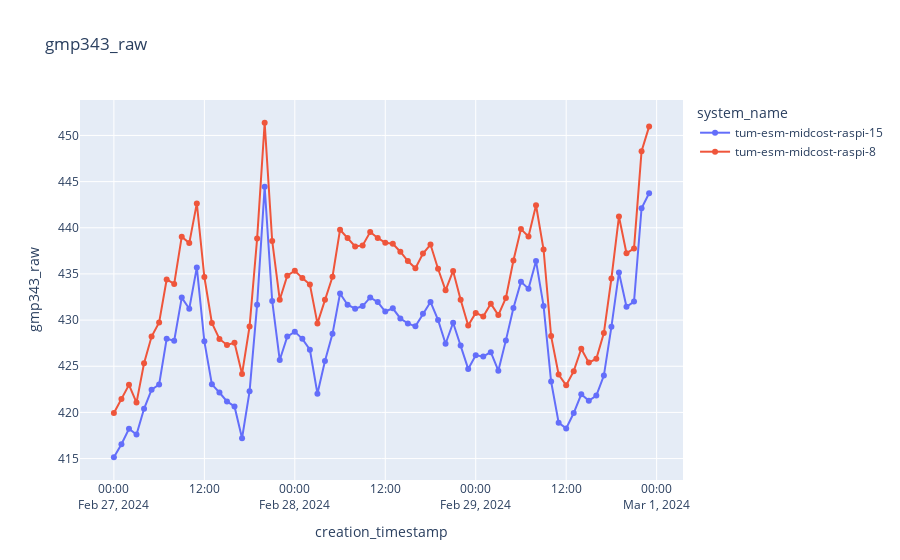

This figure's notebook cell:
### Code cell
plot_sensor_measurement(df,sensor_id=sensor_id,col_name="gmp343_raw",filter=filter)
